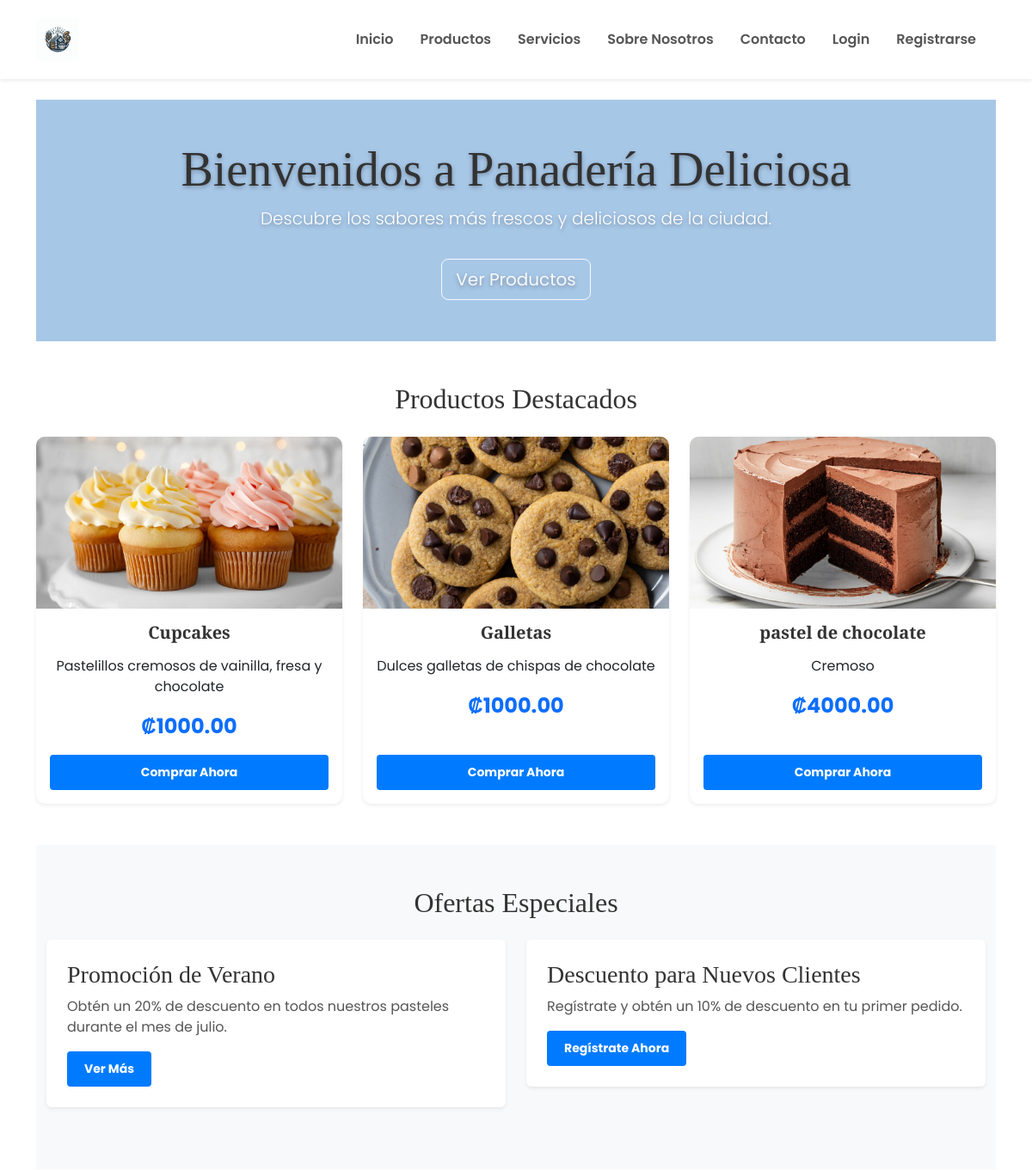
Before: / (upper part) with the older database file.
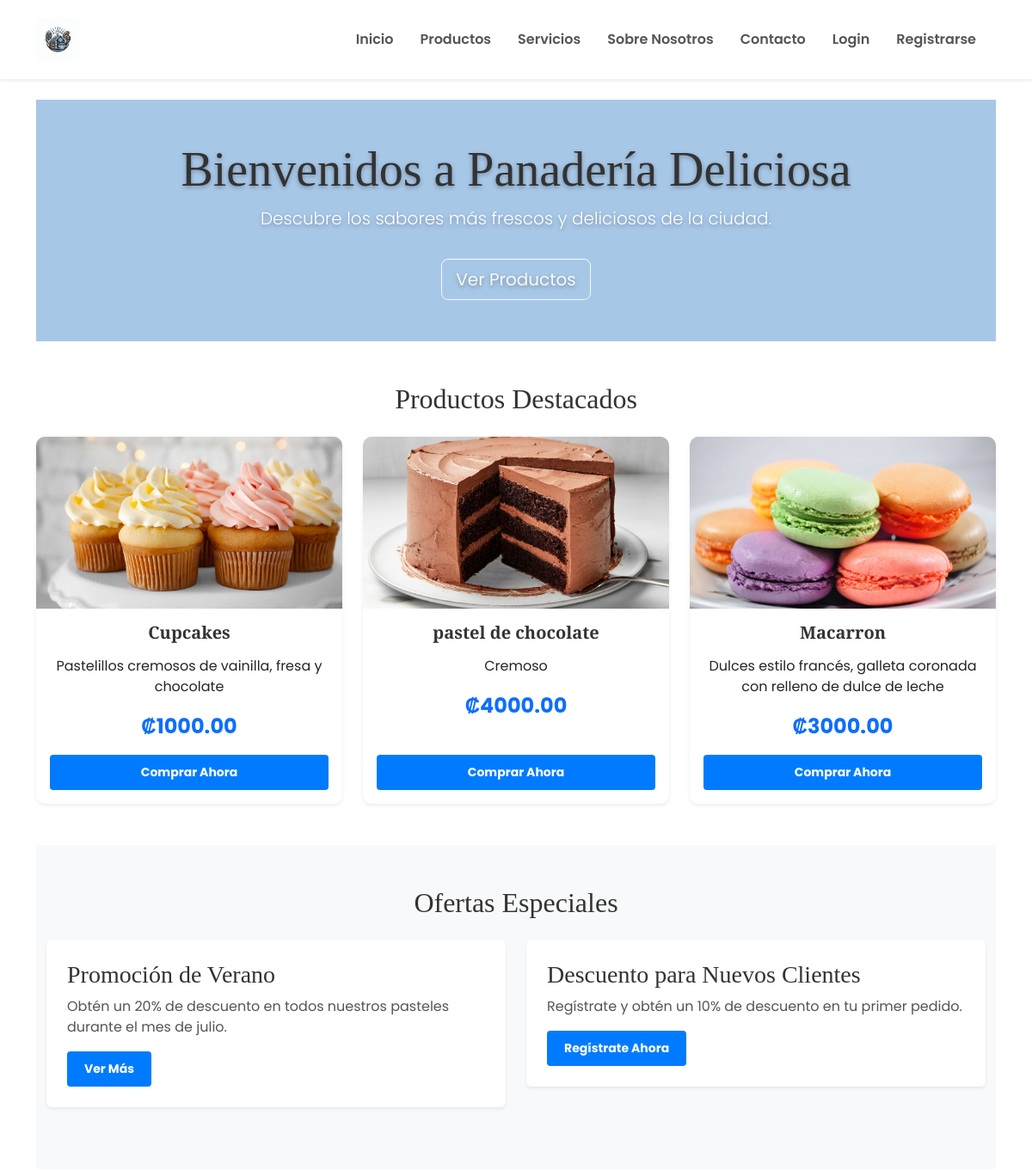
After: the same page with the newer database file.
### ProyectoMenu/models.py (models this page shows, shortened)
class Product(models.Model):
    name = models.CharField(max_length=100)
    description = models.TextField()
    price = models.DecimalField(max_digits=10, decimal_places=2)
    image = models.ImageField(upload_to='products/')
    featured = models.BooleanField(default=False)

### ProyectoMenu/views.py (the view)
# urls.py: path('', views.inicio, name='inicio'),
def inicio(request):
    featured_products = Product.objects.filter(featured=True)[:3]
    return render(request, 'paginas/inicio.html', {'featured_products': featured_products})

### ProyectoMenu/templates/paginas/inicio.html (shortened to what this page needs)
{% extends 'base.html' %}
{% load static %}
{% block contenido %}
<div class="container mt-4">
    <div class="hero-section text-center text-white py-5" style="background-color: #A7C7E7;">
        <h1 class="display-4">Bienvenidos a Panadería Deliciosa</h1>
        <p class="lead">Descubre los sabores más frescos y deliciosos de la ciudad.</p>
        <a class="btn btn-outline-light btn-lg mt-3" href="{% url 'productos' %}" role="button">Ver Productos</a>
    </div>
    <section class="my-5">
        <h2 class="text-center mb-4">Productos Destacados</h2>
        <div class="row">
            {% if featured_products %}
                {% for product in featured_products %}
                    <div class="col-md-4">
                        <div class="card product-card shadow-sm border-0">
                            <img src="{{ product.image.url }}" class="card-img-top" alt="{{ product.name }}">
                            <div class="card-body text-center">
                                <h5 class="card-title">{{ product.name }}</h5>
                                <p class="card-text">{{ product.description }}</p>
                                <p class="price text-primary fs-4">₡{{ product.price }}</p>
                                <a href="{% url 'productos' %}" class="btn btn-primary btn-sm">Comprar Ahora</a>
                            </div>
                        </div>
                    </div>
                {% endfor %}
            {% else %}
                <p class="text-center">No hay productos destacados en este momento.</p>
            {% endif %}
        </div>
    </section>
    <section class="py-5" style="background-color: #f8f9fa;">
        <div class="container">
            <h2 class="text-center mb-4">Ofertas Especiales</h2>
            <div class="row">
                <div class="col-md-6 mb-4">
                    <div class="p-4 bg-white shadow-sm rounded">
                        <h3>Promoción de Verano</h3>
                        <p>Obtén un 20% de descuento en todos nuestros pasteles durante el mes de julio.</p>
                        <a href="{% url 'productos' %}" class="btn btn-primary btn-sm">Ver Más</a>
                    </div>
                </div>
                <div class="col-md-6">
                    <div class="p-4 bg-white shadow-sm rounded">
                        <h3>Descuento para Nuevos Clientes</h3>
                        <p>Regístrate y obtén un 10% de descuento en tu primer pedido.</p>
                        <a href="{% url 'register' %}" class="btn btn-primary btn-sm">Regístrate Ahora</a>
                    </div>
                </div>
            </div>
        </div>
    </section>
</div>
{% endblock %}

Changed rows visible on the page:
removed Product: image (picture), name "Galletas", description "Dulces galletas de chispas de chocolate", price "1000.00"
now on this page (row unchanged): Product: image (picture), name "Macarron", description "Dulces estilo francés, galleta coronada con relleno de dulce de leche", price "3000.00"
